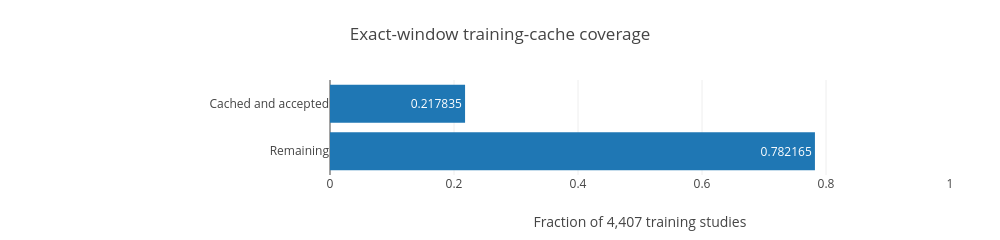

The cell this chart's notebook holds for it:
### Markdown cell above
## 3. The training-data ceiling is now visible

The accepted exact-window cache contains 960 of 4,407 studies. Stage 32 verified that the current official metadata matched the accepted AWS copy, but recent release work did not retrain a current full-data model. Completing the data contract is prerequisite work for credible grouped training.

### Code cell
T=D['training_data']
coverage=coverage_fraction(T['cached_studies'],T['train_studies'])
print('Cached studies:',T['cached_studies'])
print('Remaining studies:',T['remaining_studies'])
print(f'Coverage: {100*coverage:.1f}%')
print('Completed shards:',T['completed_shards'],'/',T['planned_shards'])
print('Current official metadata matches accepted AWS copy:',T['current_official_metadata_matches_aws'])
print('Latest full-data training performed:',T['latest_full_data_training_performed'])

### Figure 1 — Plotly figure (JSON) as saved in the notebook; plotly's stock layout.template omitted (floating-point values rounded to 4 significant figures)
{"data": [{"type": "bar", "orientation": "h", "y": ["Cached and accepted", "Remaining"], "x": [0.2178, 0.7822], "text": ["0.217835", "0.782165"], "textposition": "auto"}], "layout": {"title": {"text": "Exact-window training-cache coverage"}, "width": 1000, "height": 234, "margin": {"l": 330, "r": 50, "t": 80, "b": 65}, "xaxis": {"title": {"text": "Fraction of 4,407 training studies"}, "range": [0, 1]}, "yaxis": {"autorange": "reversed"}, "showlegend": false}}
